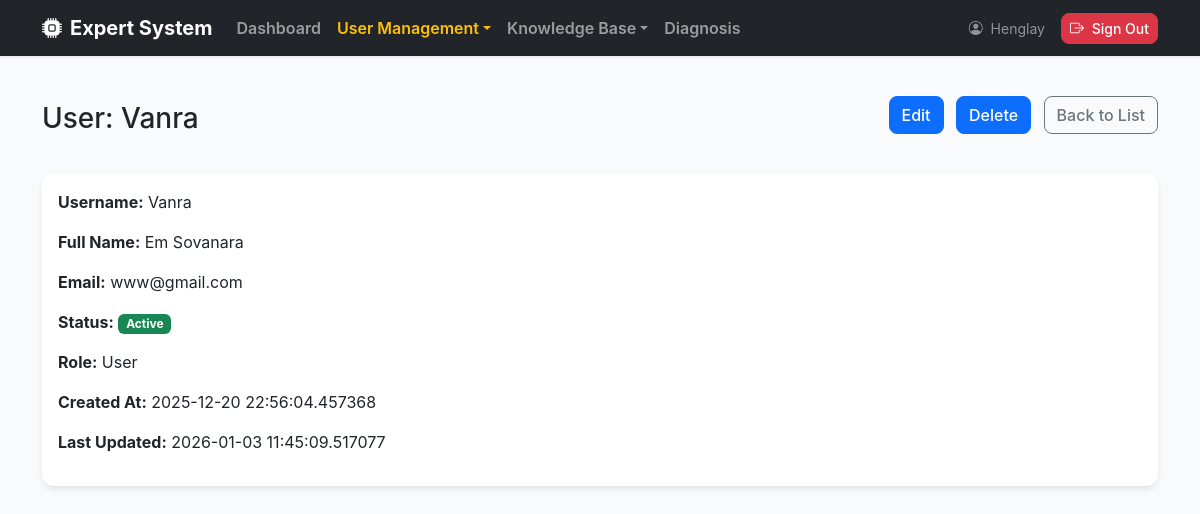
The app's page /users/2 (signed in) with its own data.
### app/models/user.py (models this page shows, shortened)
class User(UserMixin, db.Model):
    __tablename__ = "users"
    id = db.Column(db.Integer, primary_key=True)
    username = db.Column(db.String(80), unique=True, nullable=False)
    email = db.Column(db.String(120), unique=True, nullable=False)
    full_name = db.Column(db.String(120), nullable=False)
    is_active = db.Column(db.Boolean, default=True, nullable=False)
    password_hash = db.Column(db.String(255), nullable=False)
    created_at = db.Column(db.DateTime, default=datetime.utcnow, nullable=False)
    updated_at = db.Column(
        db.DateTime, default=datetime.utcnow, onupdate=datetime.utcnow, nullable=False
    )
    roles = db.relationship("Role", secondary= user_roles, back_populates="users")
    facts = db.relationship("Fact", back_populates="user")
    rules = db.relationship("Rule", back_populates="user")
    def has_role(self, role_name: str) -> bool:
        return any(role.name == role_name for role in self.roles) # type: ignore
    def get_permission_codes(self) -> set[str]:
        return {perm.code for role in self.roles for perm in role.permissions} # type: ignore
    def has_permission(self, permission_code: str) -> bool:
        return permission_code in self.get_permission_codes()

### app/routes/user_routes.py (the view)
@user_bp.route("/<int:user_id>")
@login_required
@permission_required("user.view")
def detail(user_id: int):
    user = UserService.get_by_id(user_id)
    if user is None:
        abort(404)
    return render_template("users/detail.html", user=user)

### app/decorator_method/role_perm_decorator.py (called while the page is built)
def permission_required(permission):
    def decorator(fn):
        @wraps(fn)
        def wrapped(*args, **kwargs):
            if not current_user.has_permission(permission):
                abort(403)
            return fn(*args, **kwargs)
        return wrapped
    return decorator

### app/services/user_service.py (called while the page is built)
    @staticmethod
    def get_by_id(user_id: int) -> Optional[User]:
        return User.query.get(user_id)

### app/templates/users/detail.html (shortened to what this page needs)
{% extends "layouts/base.html" %}
{% block content %}
<div class="d-flex justify-content-between align-items-center mb-3">
  <h1 class="h3 mb-0">User: {{ user.username}}</h1>
  <div class="mt-3 mb-4">
    <a href="{{ url_for('users.edit', user_id=user.id) }}" class="btn btn-primary me-2">
      Edit
    </a>
    <a href="{{ url_for('users.delete_confirm', user_id=user.id) }}" class="btn btn-primary me-2">
      Delete
    </a>
    <a href="{{ url_for('users.index') }}" class="btn btn-outline-secondary">
      Back to List
    </a>
  </div>
</div>
<div class="card mb-3">
  <div class="card-body">
    <p><strong>Username:</strong> {{ user.username }}</p>
    <p><strong>Full Name:</strong> {{ user.full_name }}</p>
    <p><strong>Email:</strong> {{ user.email }}</p>
    <p>
      <strong>Status:</strong>
        {% if user.is_active %}
          <span class="badge bg-success">Active</span>
        {% else %}
          <span class="badge bg-secondary">Inactive</span>
        {% endif %}
    </p>
    <p>
      <strong>Role:</strong>
        {% if user.roles %}
          {{ user.roles | map(attribute="name") | join(", ")}}
        {% else %}
          <span class="text-muted ">No Role</span>
        {% endif %}
    </p>
    <p><strong>Created At:</strong> {{ user.created_at }}</p>
    <p><strong>Last Updated:</strong> {{ user.updated_at }}</p>
  </div>
</div>
{% endblock %}

### app/templates/layouts/base.html (shortened to what this page needs)
<!doctype html>
<html lang="en">
<head>
    <link href="https://cdn.jsdelivr.net/npm/bootstrap@5.3.3/dist/css/bootstrap.min.css" rel="stylesheet" />
    <link rel="stylesheet" href="https://cdn.jsdelivr.net/npm/bootstrap-icons@1.11.3/font/bootstrap-icons.min.css">
</head>
<body>
    <nav class="navbar navbar-expand-lg navbar-dark bg-dark sticky-top mb-4">
        <div class="container">
            {% if current_user.is_authenticated %}
            {% if current_user.has_role("Admin") or current_user.has_role('Expert')%}
            <a class="navbar-brand fw-bold d-flex align-items-center" href="{{ url_for('dashboard.index') }}">
                <i class="bi bi-cpu-fill me-2"></i> Expert System
            </a>
            {% endif %}
            {% else %}
            <a class="navbar-brand fw-bold d-flex align-items-center" href="{{ url_for('diagnosis.diagnose') }}">
                <i class="bi bi-cpu-fill me-2"></i> Expert System
            </a>
            {% endif %}
            {% if current_user.is_authenticated %}
            <div class="collapse navbar-collapse" id="navbarMain">
                <ul class="navbar-nav me-auto">
                    {% if current_user.has_role('Admin') %}
                    <li class="nav-item">
                        <a class="nav-link fw-semibold {% if request.blueprint == 'dashboard' %}text-warning{% endif %}"
                            href="{{ url_for('dashboard.index') }}">Dashboard</a>
                    </li>
                    <li class="nav-item dropdown">
                        <a class="nav-link dropdown-toggle fw-semibold {% if request.blueprint == 'users'
                                    or request.blueprint == 'roles' or request.blueprint == 'permissions' %}text-warning{% endif %}"
                            href="#" data-bs-toggle="dropdown">User Management</a>
                    </li>
                    {% endif %}
                    {% if current_user.has_role('Admin') or current_user.has_role('Expert') %}
                    <li class="nav-item dropdown">
                        <a class="nav-link dropdown-toggle fw-semibold btn
                                    {% if request.blueprint == 'rules' or request.blueprint == 'facts' %}text-warning{% endif %}"
                            href="#" data-bs-toggle="dropdown">Knowledge Base</a>
                    </li>
                    {% endif %}
                    {% endif %}
                    <li class="nav-item">
                        <a class="nav-link fw-semibold {% if request.blueprint == 'diagnosis' %}text-warning{% endif %}"
                            href="{{ url_for('diagnosis.diagnose') }}">Diagnosis</a>
                    </li>
                </ul>
                <ul class="navbar-nav ms-auto align-items-center">
                    {% if current_user.is_authenticated %}
                    <li class="nav-item text-white-50 me-3 small">
                        <i class="bi bi-person-circle me-1"></i> {{ current_user.username }}
                    </li>
                    <li class="nav-item">
                        <button type="button" class="btn btn-danger btn-sm" data-bs-toggle="modal"
                            data-bs-target="#logoutModal" data-message="Are you sure you want to log out?"
                            data-name="{{ current_user.username }}" data-url="{{ url_for('auth.logout') }}">
                            <i class="bi bi-box-arrow-right me-1"></i> Sign Out
                        </button>
                    </li>
                    {% else %}
                    <li class="nav-item">
                        <a class="btn btn-success btn-sm" href="{{ url_for('auth.login') }}">Sign In</a>
                    </li>
                    {% endif %}
                </ul>
            </div>
        </div>
    </nav>
    <main class="container pb-5">
        {% block content %}{% endblock %}
    </main>
</body>
</html>

### app/templates/layouts/base.html (style rules this page uses)
:root { --bs-primary: #2563eb; --bs-primary-rgb: 37, 99, 235; }
body { background-color: #f8fafc; font-family: 'Inter', system-ui, -apple-system, sans-serif; }
.navbar { box-shadow: 0 1px 3px 0 rgba(0, 0, 0, 0.1); }
.card { border: none; box-shadow: 0 4px 6px -1px rgba(0, 0, 0, 0.1); border-radius: 12px; }
.btn { border-radius: 8px; font-weight: 500; }

### records on screen
User: username "Henglay"
User: username "Vanra", full_name "Em Sovanara", email "www@gmail.com", created_at "2025-12-20 22:56:04.457368", updated_at "2026-01-03 11:45:09.517077"

### other values on screen
{{ user.roles | map(attribute="name") | join(", ") }} "User"
